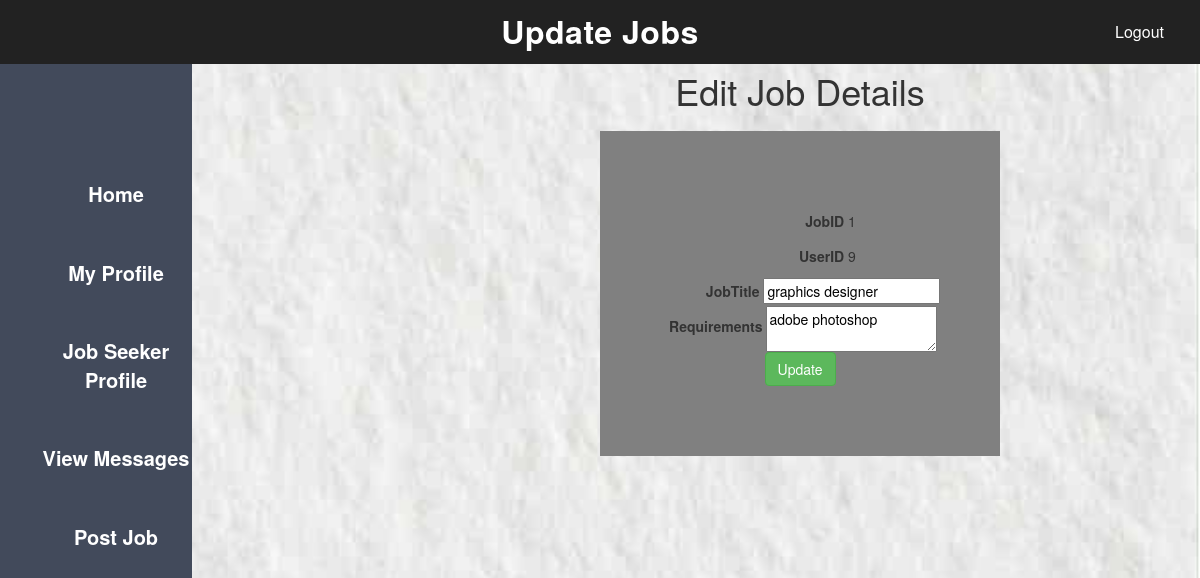
The app's page /updatejob.php?job_id=1 with its own data.
### tables this page shows
CREATE TABLE `job` (
  `id` int(11) NOT NULL,
  `user_id` int(11) DEFAULT NULL,
  `title` varchar(50) DEFAULT NULL,
  `requirement` varchar(100) DEFAULT NULL
);

### updatejob.php (the view, shortened to what this page needs)
<?php
$host="localhost";
$user="root";
$password="";
$db="job_platform";
$data=mysqli_connect($host,$user,$password,$db);
$id=$_GET['job_id'];
$sql="SELECT * FROM job where id='$id'";
$result=mysqli_query($data,$sql);
$info=$result->fetch_assoc();
?>
<!DOCTYPE html>
<html lang="en">
<head>
	<link href="css/font-awesome.min.css" rel="stylesheet"/>
	<link href="css/bootstrap.min.css" rel="stylesheet"/>
	<link href="css/animate.min.css" rel="stylesheet"/>
    <link href="css/employer.css" rel="stylesheet"/>
</head>
<body>
        <section id="header">
           <div class="header-title">Update Jobs</div>
		   <div class="logout">
		       <a href="logout.php">Logout</a>
		   </div>
		   <div class="contentT">
		      <center>
		      <h1>Edit Job Details</h1>
			  <div class="deg">
			     <form action="#" method="POST">
				   <div>
				       <label>JobID</label>
				          <?php echo "{$info['id']}"; ?>
				   </div>
				   <div>
				       <label>UserID</label>
				       <?php echo "{$info['user_id']}"; ?>
				   </div>
				   <div>
				       <label>JobTitle</label>
					   <input type="text" name="title"
					   value="<?php echo "{$info['title']}"; ?>"
					   >
				   </div>
				   <div>
				       <label>Requirements</label>
					   <textarea name="requirement"><?php echo $info['requirement']; ?></textarea>
				   </div>
				   <div>
			           <input type="submit" class="btn btn-success" name="update" value="Update">
			       </div>
				 </form>
			  </div>
			  </center>
		   </div>
		</section>
        <aside>
		    <ul>
			    <li>
				    <a href="employerhome.php">Home</a>
				</li>
				<li>
				    <a href="employerprofile.php">My Profile</a>
				</li>
				<li>
				    <a href="modify_JS_Pro.php">Job Seeker Profile</a>
				</li>
				<li>
				    <a href="viewmessage.php">View Messages</a>
				</li>
				<li>
				    <a href="postjob.php">Post Job</a>
				</li>
			</ul>
		</aside>
</body>
</html>

### employer.css (style rules this page uses)
body { margin: 0; background-image: url('../img/bg3.jpg'); background-size: cover; background-position: center; height: 100vh; }
#header { position: fixed; top: 0; left: 0; right: 0; height: 64px; display: flex; align-items: center; justify-content: center; background: #222; z-index: 1000; }
#header .header-title { font-size: 32px; color: #fff; margin: 0; font-weight: 700; letter-spacing: .5px; }
.logout { position: absolute; top: 50%; right: 20px; transform: translateY(-50%); }
.logout a { color: #fff; text-decoration: none; font-size: 16px; padding: 8px 16px; border-radius: 4px; transition: background-color 0.3s ease; }
ul { background-color: #424a5b; width:16%; height:100%; position:fixed; padding-top:15%; text-align:center; }
ul li { list-style:none; padding-bottom:50px; font-size:20px; }
ul li a { color: white; font-weight:bold; text-decoration:none; }
.contentT { position: absolute; top: 80%; left: 50%; }
label { display:inline-block; text-align:right; width:100px; padding-top:10px; padding-bottom:10px vertical-align:middle; }
.deg { background-color:grey; width:400px; padding-top:70px; padding-bottom:70px; margin: 20px auto 0; }

### records on screen
job: id "1", user "9", title "graphics designer", requirement "adobe photoshop"
